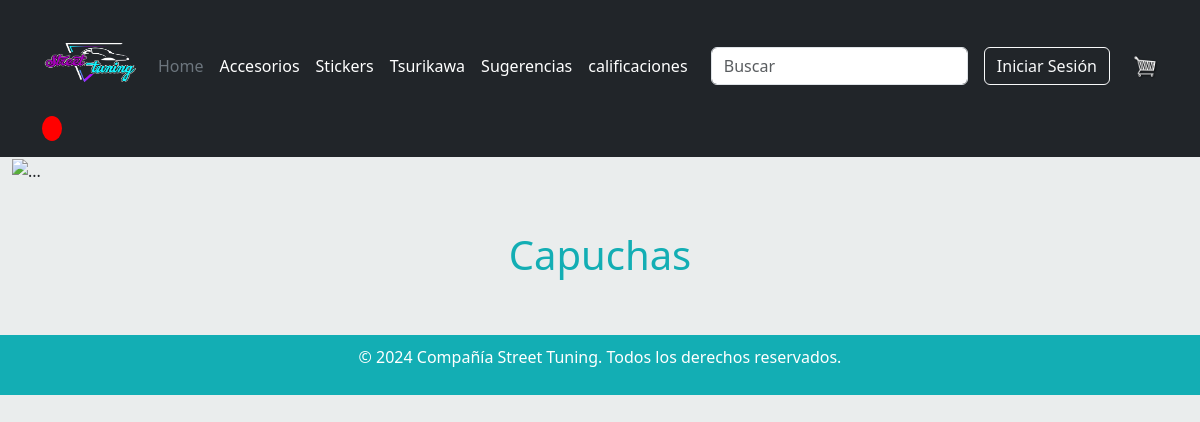
The app's page /capucha, older data.
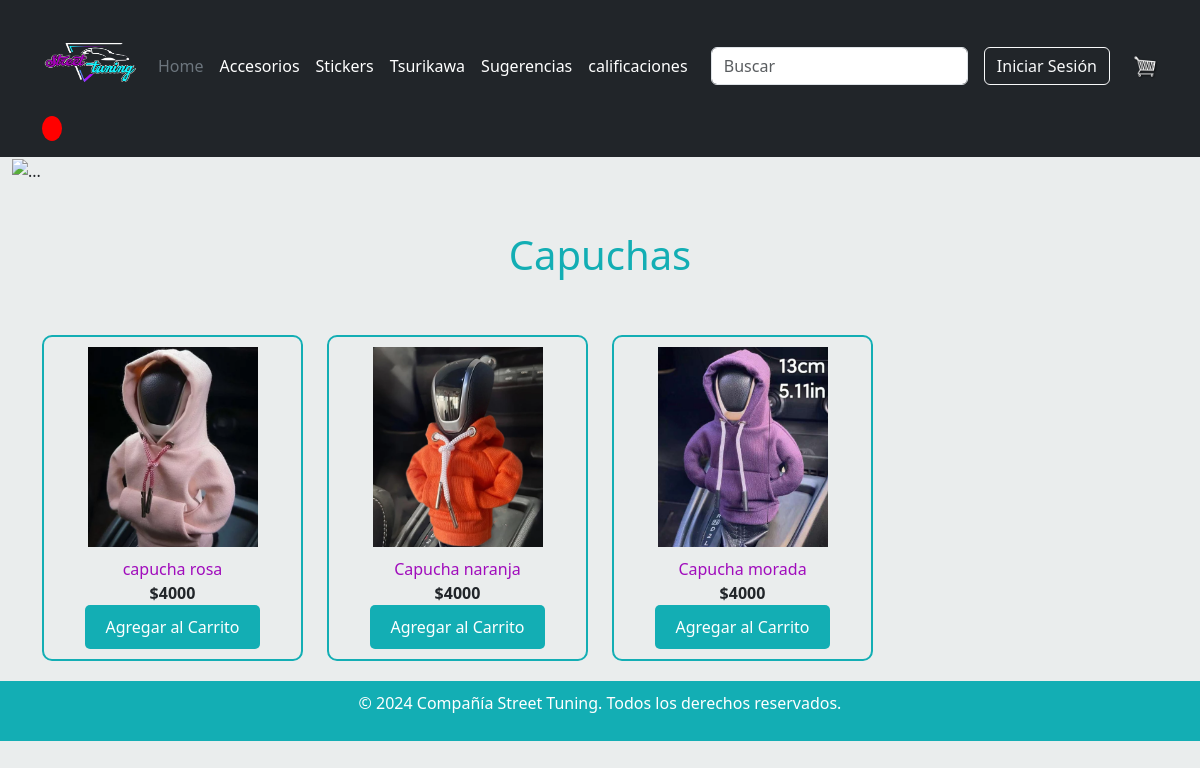
The same page, newer data.
### appweb/models.py (models this page shows, shortened)
class Producto(models.Model):
    id_producto = models.UUIDField(primary_key=True, default=uuid.uuid4, editable=False)
    nombre = models.CharField(max_length=4000)
    cantidad = models.IntegerField()
    precio = models.IntegerField()
    categoria = models.ForeignKey(Categoria, on_delete=models.CASCADE)
    foto = models.ImageField(upload_to="producto",null=True)

### appweb/views.py (the view)
# urls.py: path('capucha', capucha, name='capucha'),
def capucha(request):
    capucha = Producto.objects.filter(categoria__id_categoria='3b9be3c4-a5ff-48e2-9c6e-f2b8df4861be')
    data ={
        'capucha' : capucha
    }
    return render(request, "capucha.html",data)

### appweb/context_processors.py (called while the page is built)
def carrito_items(request):
    if request.user.is_authenticated:
        try:
            cliente = Cliente.objects.get(usuario=request.user)
            orden, created = Orden.objects.get_or_create(cliente=cliente, complete=False)
            carritoItems = orden.get_carrito_items
        except Cliente.DoesNotExist:
            carritoItems = 0
    else:
        carritoItems = 0
    return {'carritoItems': carritoItems}

### appweb/templates/capucha.html (shortened to what this page needs)
{% extends 'base.html' %}
{% load static %}
{% block contenido %}
<head>
  <link rel="stylesheet" href="{% static 'css/style.css' %}">
</head>
<div class="pag-accesorios">
  <div class="container-fluid">
    <img src="{% static './imagenes/principalAccesorios.png'%}" class="img-fluid" alt="...">
  </div>
  <div class="container">
    <br>
    <br>
    <h1>Capuchas</h1>
    <br>
    <br>
    <div class="row">
      {% for p in capucha %}
      <div class="col-md-3">
        <div class="catalog-item text-center">
          {% if p.foto %}
          <img width="170" height="350" src="{{p.foto.url}}" class="img-responsive wp-post-image" alt="LuzDeSecuencia"
            class="img-fluid">
          {% else %}
          <img width="270" height="350" src="" class="img-responsive wp-post-image" alt="LuzDeSecuencia"
            class="img-fluid">
          {% endif%}
          <div class="catalog-item-title">{{p.nombre}}</div>
          <div class="catalog-item-price">${{p.precio|floatformat:0}}</div>
          <button data-p="{{ p.id_producto }}" data-action="add" class="btn-agregar add-btn update-cart">
            Agregar al Carrito
        </button>
        </div>
      </div>
      {% endfor %}
    </div>
</div>
</div>
  {% endblock %}

Row changes from the older to the newer data that the page shows:
added Producto: foto (picture), nombre "capucha rosa", precio "4000"
added Producto: foto (picture), nombre "Capucha naranja", precio "4000"
added Producto: foto (picture), nombre "Capucha morada", precio "4000"
